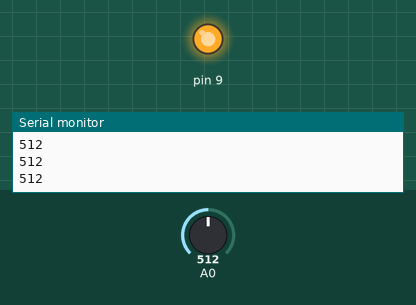
Simulated run of this sketch. Board: Arduino Uno, built with avr-gcc and run on an emulated ATmega328P. Parts: output pins drawn as LEDs (lit = HIGH), the last lines printed to the serial monitor. The test bench sets the inputs (shaded band); at power-on: A0 = 512.

Above: at 1.2 s.
1.3 s: A0 set to 490
At 1.7 s:
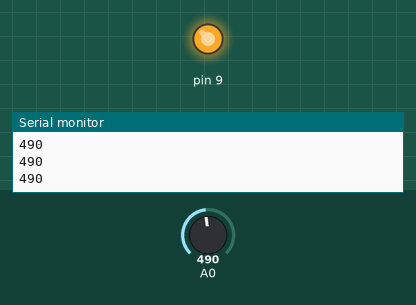
2.8 s: A0 set to 306
At 4.0 s:
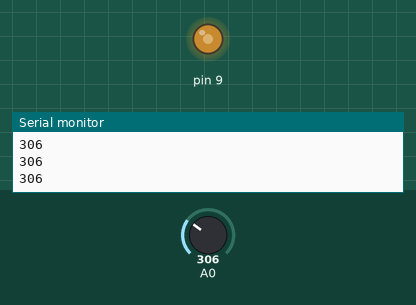
4.3 s: A0 set to 90
At 5.2 s:
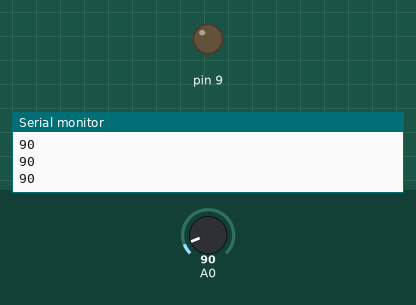
Timing chart, 0 to 7.3 s (numbered marks = the images above; inputs shaded):
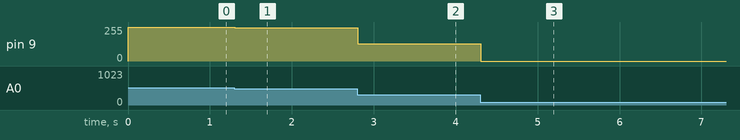

Measured:
- after the input at 1.3 s, pin 9: 255/255 → 248/255 at once
- after the input at 2.8 s, pin 9: 248/255 → 131/255 at once
- after the input at 4.3 s, pin 9: 131/255 → 0/255 at once

The sketch:

Analog.ino
```cpp
void setup() {
  // put your setup code here, to run once:
  Serial.begin(9600);
}

void loop() {
  // put your m
  //ain code here, to run repeatedly:
  int sensorValue = analogRead(A0);
  Serial.println(sensorValue);
  if (sensorValue >= 500)sensorValue = 500;
  else if(sensorValue <= 100)sensorValue = 100;
  int val = map(sensorValue,100,500,0,255);
  analogWrite(9,val);
	//val == 500 ;
  delay(10);
}
```
